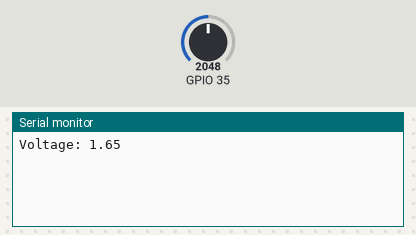
Recording of a sketch running on a simulated ESP32. Parts: the last lines printed to the serial monitor. The test bench sets the inputs (shaded band); at power-on: GPIO 35 = 2048. WiFi joins after 1.5 s; servers stay silent unless stated.

Above: at 3.0 s.
3.1 s: GPIO 35 set to 2866
At 4.2 s:
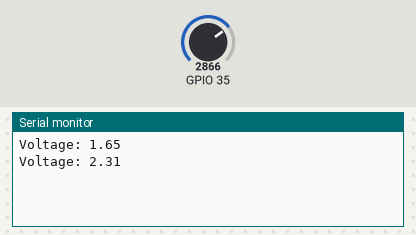
4.6 s: GPIO 35 set to 3603
At 5.6 s:
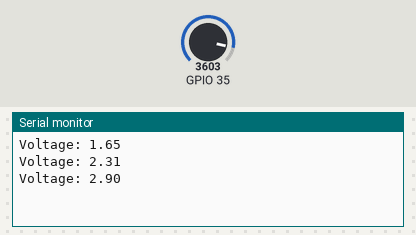
Timing chart, 0 to 7.6 s (numbered marks = the images above; inputs shaded):
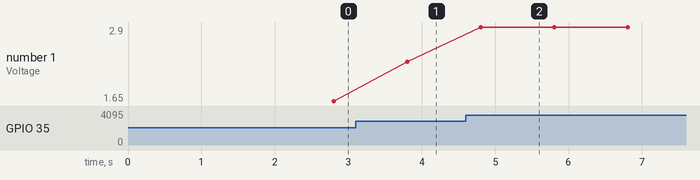

The sketch:

pH_code1.ino
```cpp
// Replace with your Blynk credentials

#define BLYNK_TEMPLATE_ID "TMPL3dn3E-Pcn"
#define BLYNK_TEMPLATE_NAME "pH Monitor"
#define BLYNK_AUTH_TOKEN "4C5pNgUXWX2Ci7FkigKMhM12fnNzLET1"

#define BLYNK_PRINT Serial
#include <WiFi.h>
#include <WiFiClient.h>
#include <BlynkSimpleEsp32.h>

// Replace with your WiFi details
char ssid[] = "moto g96 5G_4551";
char pass[] = "indumahi09";

int pH_Value;
float Voltage;

BlynkTimer timer;

// This function replaces the loop() logic to work safely with Blynk
void sendData() {
  pH_Value = analogRead(35);
  Voltage = pH_Value * (3.3 / 4095.0);

  Serial.print("Voltage: ");
  Serial.println(Voltage);

  // Send the voltage reading to Blynk Virtual Pin V0
  Blynk.virtualWrite(V0, Voltage);
}

void setup() {
  Serial.begin(115200); // Standard baud rate for ESP32/Blynk
  pinMode(34, INPUT);   // Fixed pin assignment

  Blynk.begin(BLYNK_AUTH_TOKEN, ssid, pass);

  // Call sendData() every 1000 milliseconds (1 second)
  timer.setInterval(1000L, sendData);
}

void loop() {
  Blynk.run();
  timer.run();
}
```

Measured:
- after the input at 3.1 s, the serial monitor: prints a new line after 0.70 s (image 1)
- after the input at 4.6 s, the serial monitor: prints a new line after 0.20 s (image 2)
- plotted number 1: 1.65 → 2.31 after the input at 3.1 s, 2.31 → 2.9 after the input at 4.6 s
